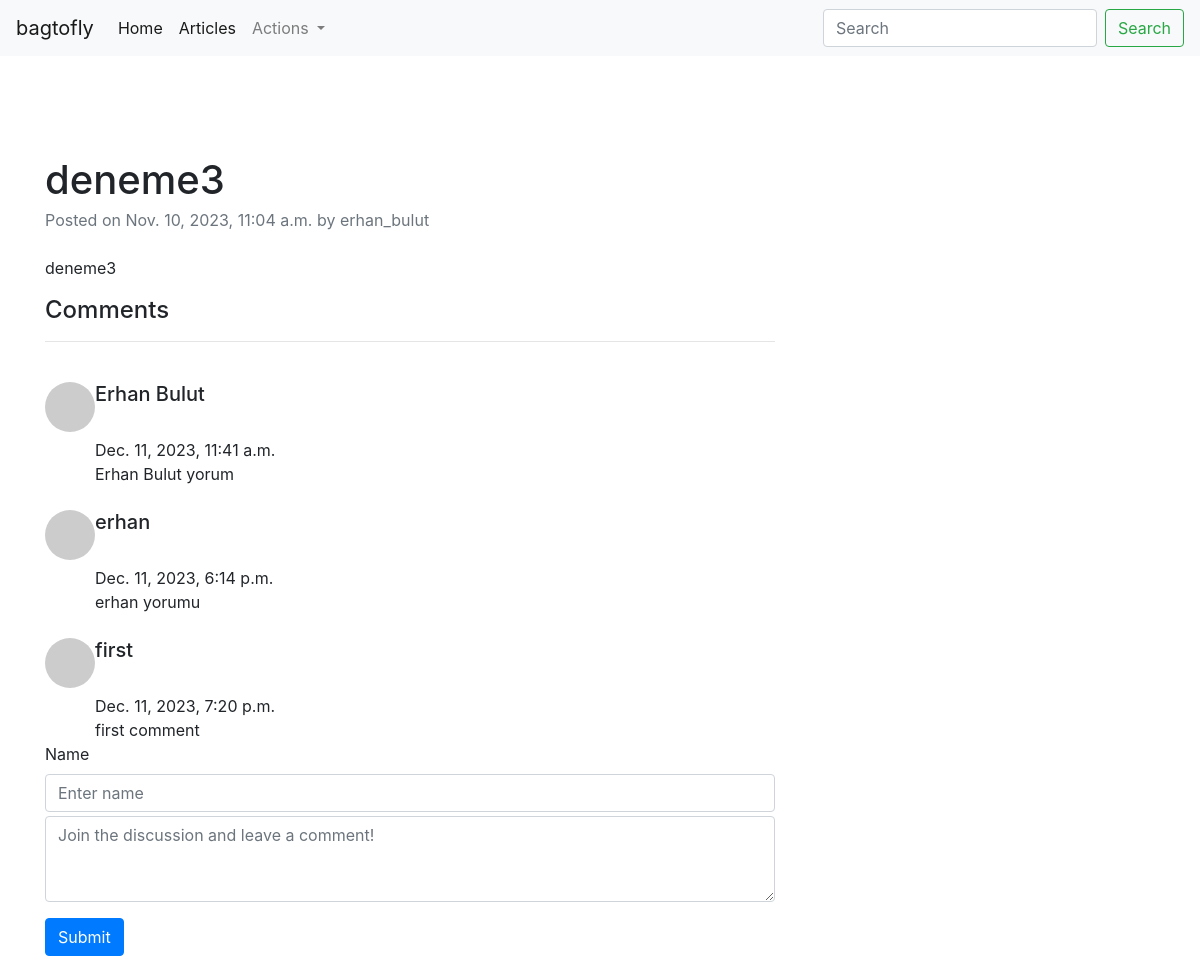
/articles/article/3, run on the app's committed database.
### article/models.py (models this page shows, shortened)
class Article(models.Model):
    author =models.ForeignKey("auth.User", on_delete=models.CASCADE)
    title =models.CharField(max_length=50)
    content =models.TextField()
    created_date=models.DateTimeField(auto_now_add=True)
    article_image = models.FileField(upload_to='images/',blank=True, null=True,verbose_name="Add picture to article")

class Comment(models.Model):
    article= models.ForeignKey(Article, on_delete=models.CASCADE,verbose_name= "Article", related_name="comments")
    comment_author= models.CharField(max_length=50, verbose_name="Name")
    comment_content=models.CharField(max_length=200, verbose_name="Comment")
    comment_date= models.DateTimeField(auto_now_add=True)

### article/views.py (the view)
# urls.py: path('article/<int:id>',views.detail, name = "detail"),
def detail(request, id):
    article = get_object_or_404(Article,id=id)
    comments = article.comments.all()
    return render(request,"detail.html", {"article":article,"comments":comments})

### templates/detail.html (shortened to what this page needs)
{% extends "layout.html" %}
{% block body %}
<div class="row">
    <div class="col-lg-8">
        <article>
            <header class="mb-4">
                <h1 class="fw-bolder mb-1">{{article.title}}</h1>
                <div class="text-muted fst-italic mb-2">Posted on {{article.created_date}} by {{article.author.username}}</div>
            </header>
            <p>
                {{article.content}}
            </p>
        </article>
        <h4>Comments</h4>
        <hr>
        {% if comments %}
            {% for comment in comments  %}
            <br>
            <div class="d-flex">
                <div class="flex-shrink-0"><img class="rounded-circle" src="https://dummyimage.com/50x50/ced4da/6c757d.jpg" alt="..." /></div>
                <div class="ms-3">
                    <h5>
                        <div class="fw-bold">{{comment.comment_author}}</div>
                    </h5>
                    <br>
                    {{comment.comment_date}}
                    <br>
                    {{comment.comment_content}}
                </div>
            </div>
            {% endfor %}
        {% else %}
        <div class="alert alert-danger">
            Here is no comment yet, you can write first comment
        </div>
        {% endif %}
            <form method="post" action="{% url 'article:comment' article.id %}" class="mb-4">
                <div class="form-group">
                    <label for="exampleInput">Name</label>
                    <input name="comment_author" type="text" class="form-control" id="exampleInputEmail1" aria-describedby="emailHelp" placeholder="Enter name">
                 <textarea name="comment_content" class="form-control" rows="3" placeholder="Join the discussion and leave a comment!"></textarea>
            </div>
            <button type="submit" class="btn btn-primary">Submit</button>
            </form>
    </div>
</div>
{% endblock body %}

### templates/layout.html (shortened to what this page needs)
<!DOCTYPE html>
{% load static %}
<html lang="en">
<head>
    <link rel="stylesheet" href="{% static 'css/bootstrap.min.css'%}">
</head>
<body>
    {% include "includes/navbar.html" %}
    <div style="margin-top: 100px;" class ="container">
        {% block body %}
        {% endblock body %}
    </div>
</body>
</html>

### templates/includes/navbar.html (shortened to what this page needs)
<nav class="navbar navbar-expand-lg navbar-light bg-light">
    <a class="navbar-brand" href="#">bagtofly</a>
    <div class="collapse navbar-collapse" id="navbarSupportedContent">
      <ul class="navbar-nav mr-auto">
        <li class="nav-item active">
          <a class="nav-link" href="{% url 'index' %}">Home <span class="sr-only">(current)</span></a>
        </li>
        <li class="nav-item active">
          <a class="nav-link" href="{% url 'article:articles' %}">Articles <span class="sr-only">(current)</span></a>
        </li>
        <li class="nav-item dropdown">
          <a class="nav-link dropdown-toggle" href="#" id="navbarDropdown" role="button" data-toggle="dropdown" aria-haspopup="true" aria-expanded="false">
            Actions
          </a>
        </li>
      </ul>
      <form class="form-inline my-2 my-lg-0">
        <input type="text" name="keyword" class="form-control mr-sm-2" type="search" placeholder="Search" aria-label="Search">
        <button class="btn btn-outline-success my-2 my-sm-0" type="submit">Search</button>
      </form>
    </div>
  </nav>

### data on the page
Article: title "deneme3", created_date "Nov. 10, 2023, 11:04 a.m.", author.username "erhan_bulut", content "deneme3"
Comment: comment_author "Erhan Bulut", comment_date "Dec. 11, 2023, 11:41 a.m.", comment_content "Erhan Bulut yorum"
Comment: comment_author "erhan", comment_date "Dec. 11, 2023, 6:14 p.m.", comment_content "erhan yorumu"
Comment: comment_author "first", comment_date "Dec. 11, 2023, 7:20 p.m.", comment_content "first comment"
